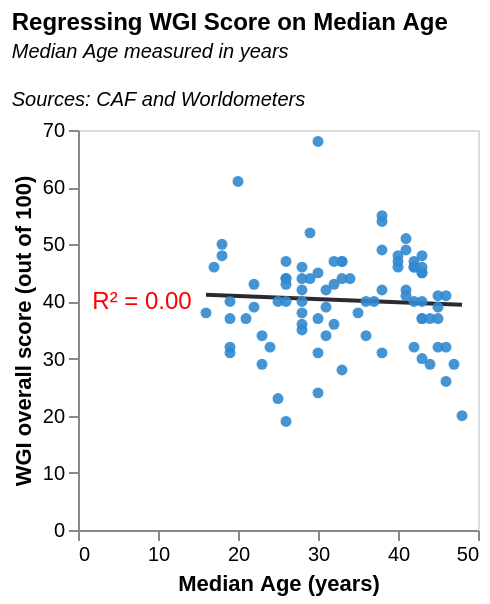

Describe this chart as a Vega-Lite specification.
### Vega-Lite specification from a JSON file in a GitHub repository (floating-point values rounded to 4 significant figures)
{"$schema": "https://vega.github.io/schema/vega-lite/v5.json", "description": "Regressing WGI Overall Score on Median Age for all countries featured in the 2022 edition of the CAF World Giving Index Report (which explores data from the year before - 2021). I ran the regression in Colab in order to ascertain the equation for the regression line", "title": {"text": ["Regressing WGI Score on Median Age"], "fontSize": 12, "subtitle": ["Median Age measured in years", "", "Sources: CAF and Worldometers"], "subtitleFontStyle": "italic", "subtitleFontSize": 10, "anchor": "start", "color": "black"}, "data": {"values": [{"Country": "China", "Median_Age_2022": "38", "Total_Population_2022": "1439323776", "CAF_2018": "17", "CAF_2019": "16", "CAF_2021": "28", "CAF_2022": "42"}, {"Country": "India", "Median_Age_2022": "28", "Total_Population_2022": "1380004385", "CAF_2018": "22", "CAF_2019": "26", "CAF_2021": "44", "CAF_2022": "40"}, {"Country": "Indonesia", "Median_Age_2022": "30", "Total_Population_2022": "273523615", "CAF_2018": "59", "CAF_2019": "50", "CAF_2021": "69", "CAF_2022": "68"}, {"Country": "Pakistan", "Median_Age_2022": "23", "Total_Population_2022": "220892340", "CAF_2018": "28", "CAF_2019": "29", "CAF_2021": "25", "CAF_2022": "29"}, {"Country": "Brazil", "Median_Age_2022": "33", "Total_Population_2022": "212559417", "CAF_2018": "23", "CAF_2019": "28", "CAF_2021": "35", "CAF_2022": "47"}, {"Country": "Nigeria", "Median_Age_2022": "18", "Total_Population_2022": "206139589", "CAF_2018": "48", "CAF_2019": "42", "CAF_2021": "52", "CAF_2022": "48"}, {"Country": "Russian Federation", "Median_Age_2022": "40", "Total_Population_2022": "145934462", "CAF_2018": "25", "CAF_2019": "21", "CAF_2021": "33", "CAF_2022": "46"}, {"Country": "Mexico", "Median_Age_2022": "29", "Total_Population_2022": "128932753", "CAF_2018": "24", "CAF_2019": "28", "CAF_2021": "32", "CAF_2022": "44"}, {"Country": "Japan", "Median_Age_2022": "48", "Total_Population_2022": "126476461", "CAF_2018": "22", "CAF_2019": "23", "CAF_2021": "12", "CAF_2022": "20"}, {"Country": "Philippines", "Median_Age_2022": "26", "Total_Population_2022": "109581078", "CAF_2018": "28", "CAF_2019": "39", "CAF_2021": "33", "CAF_2022": "47"}, {"Country": "Egypt", "Median_Age_2022": "25", "Total_Population_2022": "102334404", "CAF_2018": "26", "CAF_2019": "23", "CAF_2021": "33", "CAF_2022": "23"}, {"Country": "Iran (Islamic Republic of)", "Median_Age_2022": "32", "Total_Population_2022": "83992949", "CAF_2018": "45", "CAF_2019": "41", "CAF_2021": "39", "CAF_2022": "43"}, {"Country": "Germany", "Median_Age_2022": "46", "Total_Population_2022": "83783942", "CAF_2018": "46", "CAF_2019": "43", "CAF_2021": "30", "CAF_2022": "41"}, {"Country": "Thailand", "Median_Age_2022": "40", "Total_Population_2022": "69799978", "CAF_2018": "34", "CAF_2019": "42", "CAF_2021": "46", "CAF_2022": "48"}, {"Country": "United Kingdom of Great Britain and Northern Ireland", "Median_Age_2022": "40", "Total_Population_2022": "67886011", "CAF_2018": "55", "CAF_2019": "54", "CAF_2021": "41", "CAF_2022": "47"}, {"Country": "France", "Median_Age_2022": "42", "Total_Population_2022": "65273511", "CAF_2018": "32", "CAF_2019": "30", "CAF_2021": "25", "CAF_2022": "32"}, {"Country": "Italy", "Median_Age_2022": "47", "Total_Population_2022": "60461826", "CAF_2018": "33", "CAF_2019": "33", "CAF_2021": "22", "CAF_2022": "29"}, {"Country": "South Africa", "Median_Age_2022": "28", "Total_Population_2022": "59308690", "CAF_2018": "41", "CAF_2019": "36", "CAF_2021": "41", "CAF_2022": "35"}, {"Country": "Myanmar", "Median_Age_2022": "29", "Total_Population_2022": "54409800", "CAF_2018": "54", "CAF_2019": "58", "CAF_2021": "51", "CAF_2022": "52"}, {"Country": "Kenya", "Median_Age_2022": "20", "Total_Population_2022": "53771296", "CAF_2018": "54", "CAF_2019": "47", "CAF_2021": "58", "CAF_2022": "61"}, {"Country": "Colombia", "Median_Age_2022": "31", "Total_Population_2022": "50882891", "CAF_2018": "29", "CAF_2019": "35", "CAF_2021": "35", "CAF_2022": "42"}, {"Country": "Spain", "Median_Age_2022": "45", "Total_Population_2022": "46754778", "CAF_2018": "36", "CAF_2019": "32", "CAF_2021": "27", "CAF_2022": "32"}, {"Country": "Uganda", "Median_Age_2022": "17", "Total_Population_2022": "45741007", "CAF_2018": "39", "CAF_2019": "38", "CAF_2021": "46", "CAF_2022": "46"}, {"Country": "Argentina", "Median_Age_2022": "32", "Total_Population_2022": "45195774", "CAF_2018": "28", "CAF_2019": "28", "CAF_2021": "32", "CAF_2022": "47"}, {"Country": "Ukraine", "Median_Age_2022": "41", "Total_Population_2022": "43733762", "CAF_2018": "29", "CAF_2019": "24", "CAF_2021": "43", "CAF_2022": "49"}, {"Country": "Iraq", "Median_Age_2022": "21", "Total_Population_2022": "40222493", "CAF_2018": "43", "CAF_2019": "34", "CAF_2021": "39", "CAF_2022": "37"}, {"Country": "Poland", "Median_Age_2022": "42", "Total_Population_2022": "37846611", "CAF_2018": "24", "CAF_2019": "25", "CAF_2021": "38", "CAF_2022": "47"}, {"Country": "Canada", "Median_Age_2022": "41", "Total_Population_2022": "37742154", "CAF_2018": "49", "CAF_2019": "55", "CAF_2021": "38", "CAF_2022": "51"}, {"Country": "Morocco", "Median_Age_2022": "30", "Total_Population_2022": "36910560", "CAF_2018": "26", "CAF_2019": "26", "CAF_2021": "23", "CAF_2022": "31"}, {"Country": "Saudi Arabia", "Median_Age_2022": "32", "Total_Population_2022": "34813871", "CAF_2018": "37", "CAF_2019": "34", "CAF_2021": "35", "CAF_2022": "36"}, {"Country": "Uzbekistan", "Median_Age_2022": "28", "Total_Population_2022": "33469203", "CAF_2018": "36", "CAF_2019": "41", "CAF_2021": "40", "CAF_2022": "38"}, {"Country": "Peru", "Median_Age_2022": "31", "Total_Population_2022": "32971854", "CAF_2018": "27", "CAF_2019": "28", "CAF_2021": "34", "CAF_2022": "39"}, {"Country": "Ghana", "Median_Age_2022": "22", "Total_Population_2022": "31072940", "CAF_2018": "42", "CAF_2019": "38", "CAF_2021": "47", "CAF_2022": "43"}, {"Country": "Nepal", "Median_Age_2022": "25", "Total_Population_2022": "29136808", "CAF_2018": "37", "CAF_2019": "33", "CAF_2021": "40", "CAF_2022": "40"}, {"Country": "Venezuela (Bolivarian Republic of)", "Median_Age_2022": "30", "Total_Population_2022": "28435940", "CAF_2018": "26", "CAF_2019": "23", "CAF_2021": "35", "CAF_2022": "45"}, {"Country": "Cameroon", "Median_Age_2022": "19", "Total_Population_2022": "26545863", "CAF_2018": "34", "CAF_2019": "33", "CAF_2021": "43", "CAF_2022": "37"}, {"Country": "Australia", "Median_Age_2022": "38", "Total_Population_2022": "25499884", "CAF_2018": "59", "CAF_2019": "56", "CAF_2021": "49", "CAF_2022": "55"}, {"Country": "Sri Lanka", "Median_Age_2022": "34", "Total_Population_2022": "21413249", "CAF_2018": "45", "CAF_2019": "51", "CAF_2021": "34", "CAF_2022": "44"}, {"Country": "Mali", "Median_Age_2022": "16", "Total_Population_2022": "20250833", "CAF_2018": "28", "CAF_2019": "24", "CAF_2021": "31", "CAF_2022": "38"}, {"Country": "Romania", "Median_Age_2022": "43", "Total_Population_2022": "19237691", "CAF_2018": "27", "CAF_2019": "24", "CAF_2021": "28", "CAF_2022": "30"}, {"Country": "Chile", "Median_Age_2022": "35", "Total_Population_2022": "19116201", "CAF_2018": "34", "CAF_2019": "37", "CAF_2021": "39", "CAF_2022": "38"}, {"Country": "Kazakhstan", "Median_Age_2022": "31", "Total_Population_2022": "18776707", "CAF_2018": "28", "CAF_2019": "26", "CAF_2021": "28", "CAF_2022": "34"}, {"Country": "Zambia", "Median_Age_2022": "18", "Total_Population_2022": "18383955", "CAF_2018": "46", "CAF_2019": "39", "CAF_2021": "43", "CAF_2022": "50"}, {"Country": "Ecuador", "Median_Age_2022": "28", "Total_Population_2022": "17643054", "CAF_2018": "24", "CAF_2019": "24", "CAF_2021": "29", "CAF_2022": "42"}, {"Country": "Netherlands", "Median_Age_2022": "43", "Total_Population_2022": "17134872", "CAF_2018": "51", "CAF_2019": "53", "CAF_2021": "37", "CAF_2022": "46"}, {"Country": "Senegal", "Median_Age_2022": "19", "Total_Population_2022": "16743927", "CAF_2018": "28", "CAF_2019": "28", "CAF_2021": "35", "CAF_2022": "40"}, {"Country": "Cambodia", "Median_Age_2022": "26", "Total_Population_2022": "16718965", "CAF_2018": "18", "CAF_2019": "24", "CAF_2021": "28", "CAF_2022": "19"}, {"Country": "Zimbabwe", "Median_Age_2022": "19", "Total_Population_2022": "14862924", "CAF_2018": "30", "CAF_2019": "29", "CAF_2021": "37", "CAF_2022": "31"}, {"Country": "Benin", "Median_Age_2022": "19", "Total_Population_2022": "12123200", "CAF_2018": "26", "CAF_2019": "23", "CAF_2021": "29", "CAF_2022": "32"}, {"Country": "Tunisia", "Median_Age_2022": "33", "Total_Population_2022": "11818619", "CAF_2018": "20", "CAF_2019": "24", "CAF_2021": "29", "CAF_2022": "28"}, {"Country": "Bolivia (Plurinational State of)", "Median_Age_2022": "26", "Total_Population_2022": "11673021", "CAF_2018": "28", "CAF_2019": "31", "CAF_2021": "35", "CAF_2022": "43"}, {"Country": "Dominican Republic", "Median_Age_2022": "28", "Total_Population_2022": "10847910", "CAF_2018": "39", "CAF_2019": "39", "CAF_2021": "39", "CAF_2022": "44"}, {"Country": "Czechia", "Median_Age_2022": "43", "Total_Population_2022": "10708981", "CAF_2018": "22", "CAF_2019": "22", "CAF_2021": "30", "CAF_2022": "48"}, {"Country": "Greece", "Median_Age_2022": "46", "Total_Population_2022": "10423054", "CAF_2018": "17", "CAF_2019": "16", "CAF_2021": "26", "CAF_2022": "32"}, {"Country": "Jordan", "Median_Age_2022": "24", "Total_Population_2022": "10203134", "CAF_2018": "30", "CAF_2019": "25", "CAF_2021": "26", "CAF_2022": "32"}, {"Country": "Portugal", "Median_Age_2022": "46", "Total_Population_2022": "10196709", "CAF_2018": "28", "CAF_2019": "25", "CAF_2021": "20", "CAF_2022": "26"}, {"Country": "Sweden", "Median_Age_2022": "41", "Total_Population_2022": "10099265", "CAF_2018": "41", "CAF_2019": "40", "CAF_2021": "34", "CAF_2022": "42"}, {"Country": "United Arab Emirates", "Median_Age_2022": "33", "Total_Population_2022": "9890402", "CAF_2018": "51", "CAF_2019": "45", "CAF_2021": "44", "CAF_2022": "47"}, {"Country": "Hungary", "Median_Age_2022": "43", "Total_Population_2022": "9660351", "CAF_2018": "23", "CAF_2019": "23", "CAF_2021": "31", "CAF_2022": "40"}, {"Country": "Tajikistan", "Median_Age_2022": "22", "Total_Population_2022": "9537645", "CAF_2018": "42", "CAF_2019": "36", "CAF_2021": "45", "CAF_2022": "39"}, {"Country": "Austria", "Median_Age_2022": "43", "Total_Population_2022": "9006398", "CAF_2018": "44", "CAF_2019": "45", "CAF_2021": "34", "CAF_2022": "45"}, {"Country": "Serbia", "Median_Age_2022": "42", "Total_Population_2022": "8737371", "CAF_2018": "21", "CAF_2019": "19", "CAF_2021": "35", "CAF_2022": "46"}, {"Country": "Israel", "Median_Age_2022": "30", "Total_Population_2022": "8655535", "CAF_2018": "42", "CAF_2019": "39", "CAF_2021": "28", "CAF_2022": "37"}, {"Country": "Switzerland", "Median_Age_2022": "43", "Total_Population_2022": "8654622", "CAF_2018": "45", "CAF_2019": "45", "CAF_2021": "28", "CAF_2022": "37"}, {"Country": "Paraguay", "Median_Age_2022": "26", "Total_Population_2022": "7132538", "CAF_2018": "34", "CAF_2019": "32", "CAF_2021": "41", "CAF_2022": "44"}, {"Country": "Bulgaria", "Median_Age_2022": "45", "Total_Population_2022": "6948445", "CAF_2018": "22", "CAF_2019": "19", "CAF_2021": "37", "CAF_2022": "41"}, {"Country": "Lebanon", "Median_Age_2022": "30", "Total_Population_2022": "6825445", "CAF_2018": "28", "CAF_2019": "30", "CAF_2021": "24", "CAF_2022": "24"}, {"Country": "Nicaragua", "Median_Age_2022": "26", "Total_Population_2022": "6624554", "CAF_2018": "33", "CAF_2019": "30", "CAF_2021": "37", "CAF_2022": "40"}, {"Country": "Kyrgyzstan", "Median_Age_2022": "26", "Total_Population_2022": "6524195", "CAF_2018": "36", "CAF_2019": "33", "CAF_2021": "38", "CAF_2022": "44"}, {"Country": "El Salvador", "Median_Age_2022": "28", "Total_Population_2022": "6486205", "CAF_2018": "22", "CAF_2019": "25", "CAF_2021": "31", "CAF_2022": "36"}, {"Country": "Denmark", "Median_Age_2022": "42", "Total_Population_2022": "5792202", "CAF_2018": "46", "CAF_2019": "44", "CAF_2021": "37", "CAF_2022": "46"}, {"Country": "Finland", "Median_Age_2022": "43", "Total_Population_2022": "5540720", "CAF_2018": "40", "CAF_2019": "41", "CAF_2021": "31", "CAF_2022": "37"}, {"Country": "Slovakia", "Median_Age_2022": "41", "Total_Population_2022": "5459642", "CAF_2018": "28", "CAF_2019": "25", "CAF_2021": "32", "CAF_2022": "41"}, {"Country": "Costa Rica", "Median_Age_2022": "33", "Total_Population_2022": "5094118", "CAF_2018": "34", "CAF_2019": "38", "CAF_2021": "30", "CAF_2022": "44"}, {"Country": "Ireland", "Median_Age_2022": "38", "Total_Population_2022": "4937786", "CAF_2018": "56", "CAF_2019": "56", "CAF_2021": "40", "CAF_2022": "49"}, {"Country": "New Zealand", "Median_Age_2022": "38", "Total_Population_2022": "4822233", "CAF_2018": "58", "CAF_2019": "57", "CAF_2021": "47", "CAF_2022": "54"}, {"Country": "Croatia", "Median_Age_2022": "44", "Total_Population_2022": "4105267", "CAF_2018": "20", "CAF_2019": "21", "CAF_2021": "30", "CAF_2022": "37"}, {"Country": "Georgia", "Median_Age_2022": "38", "Total_Population_2022": "3989167", "CAF_2018": "24", "CAF_2019": "21", "CAF_2021": "40", "CAF_2022": "31"}, {"Country": "Uruguay", "Median_Age_2022": "36", "Total_Population_2022": "3473730", "CAF_2018": "30", "CAF_2019": "30", "CAF_2021": "32", "CAF_2022": "40"}, {"Country": "Mongolia", "Median_Age_2022": "28", "Total_Population_2022": "3278290", "CAF_2018": "39", "CAF_2019": "38", "CAF_2021": "44", "CAF_2022": "46"}, {"Country": "Albania", "Median_Age_2022": "36", "Total_Population_2022": "2877797", "CAF_2018": "26", "CAF_2019": "23", "CAF_2021": "33", "CAF_2022": "34"}, {"Country": "Lithuania", "Median_Age_2022": "45", "Total_Population_2022": "2722289", "CAF_2018": "19", "CAF_2019": "19", "CAF_2021": "28", "CAF_2022": "37"}, {"Country": "Gabon", "Median_Age_2022": "23", "Total_Population_2022": "2225734", "CAF_2018": "24", "CAF_2019": "27", "CAF_2021": "26", "CAF_2022": "34"}, {"Country": "Slovenia", "Median_Age_2022": "45", "Total_Population_2022": "2078938", "CAF_2018": "39", "CAF_2019": "38", "CAF_2021": "28", "CAF_2022": "39"}, {"Country": "Latvia", "Median_Age_2022": "44", "Total_Population_2022": "1886198", "CAF_2018": "19", "CAF_2019": "22", "CAF_2021": "25", "CAF_2022": "29"}, {"Country": "Estonia", "Median_Age_2022": "42", "Total_Population_2022": "1326535", "CAF_2018": "26", "CAF_2019": "25", "CAF_2021": "30", "CAF_2022": "40"}, {"Country": "Cyprus", "Median_Age_2022": "37", "Total_Population_2022": "1207359", "CAF_2018": "43", "CAF_2019": "41", "CAF_2021": "32", "CAF_2022": "40"}, {"Country": "Malta", "Median_Age_2022": "43", "Total_Population_2022": "441543", "CAF_2018": "47", "CAF_2019": "47", "CAF_2021": "31", "CAF_2022": "45"}]}, "height": 200, "width": 200, "encoding": {"x": {"field": "Median_Age_2022", "type": "quantitative", "title": "Median Age (years)", "axis": {"grid": false}, "scale": {"domain": [0, 50]}}, "y": {"field": "CAF_2022", "type": "quantitative", "title": "WGI overall score (out of 100)", "axis": {"grid": false}, "scale": {"domain": [0, 70]}}, "tooltip": [{"field": "CAF_2022", "type": "quantitative", "title": "WGI Score"}, {"field": "Median_Age_2022", "type": "quantitative", "title": "Median Age"}, {"field": "Country", "type": "nominal", "title": "Country"}]}, "layer": [{"data": {"values": [{"CAF_2022": 41.15, "Median_Age_2022": 16}, {"CAF_2022": 39.43, "Median_Age_2022": 48}]}, "mark": {"type": "line", "color": "#2c2a2e", "clip": true}, "encoding": {"tooltip": null}}, {"data": {"values": [{"Country": "China", "Median_Age_2022": "38", "Total_Population_2022": "1439323776", "CAF_2018": "17", "CAF_2019": "16", "CAF_2021": "28", "CAF_2022": "42"}, {"Country": "India", "Median_Age_2022": "28", "Total_Population_2022": "1380004385", "CAF_2018": "22", "CAF_2019": "26", "CAF_2021": "44", "CAF_2022": "40"}, {"Country": "Indonesia", "Median_Age_2022": "30", "Total_Population_2022": "273523615", "CAF_2018": "59", "CAF_2019": "50", "CAF_2021": "69", "CAF_2022": "68"}, {"Country": "Pakistan", "Median_Age_2022": "23", "Total_Population_2022": "220892340", "CAF_2018": "28", "CAF_2019": "29", "CAF_2021": "25", "CAF_2022": "29"}, {"Country": "Brazil", "Median_Age_2022": "33", "Total_Population_2022": "212559417", "CAF_2018": "23", "CAF_2019": "28", "CAF_2021": "35", "CAF_2022": "47"}, {"Country": "Nigeria", "Median_Age_2022": "18", "Total_Population_2022": "206139589", "CAF_2018": "48", "CAF_2019": "42", "CAF_2021": "52", "CAF_2022": "48"}, {"Country": "Russian Federation", "Median_Age_2022": "40", "Total_Population_2022": "145934462", "CAF_2018": "25", "CAF_2019": "21", "CAF_2021": "33", "CAF_2022": "46"}, {"Country": "Mexico", "Median_Age_2022": "29", "Total_Population_2022": "128932753", "CAF_2018": "24", "CAF_2019": "28", "CAF_2021": "32", "CAF_2022": "44"}, {"Country": "Japan", "Median_Age_2022": "48", "Total_Population_2022": "126476461", "CAF_2018": "22", "CAF_2019": "23", "CAF_2021": "12", "CAF_2022": "20"}, {"Country": "Philippines", "Median_Age_2022": "26", "Total_Population_2022": "109581078", "CAF_2018": "28", "CAF_2019": "39", "CAF_2021": "33", "CAF_2022": "47"}, {"Country": "Egypt", "Median_Age_2022": "25", "Total_Population_2022": "102334404", "CAF_2018": "26", "CAF_2019": "23", "CAF_2021": "33", "CAF_2022": "23"}, {"Country": "Iran (Islamic Republic of)", "Median_Age_2022": "32", "Total_Population_2022": "83992949", "CAF_2018": "45", "CAF_2019": "41", "CAF_2021": "39", "CAF_2022": "43"}, {"Country": "Germany", "Median_Age_2022": "46", "Total_Population_2022": "83783942", "CAF_2018": "46", "CAF_2019": "43", "CAF_2021": "30", "CAF_2022": "41"}, {"Country": "Thailand", "Median_Age_2022": "40", "Total_Population_2022": "69799978", "CAF_2018": "34", "CAF_2019": "42", "CAF_2021": "46", "CAF_2022": "48"}, {"Country": "United Kingdom of Great Britain and Northern Ireland", "Median_Age_2022": "40", "Total_Population_2022": "67886011", "CAF_2018": "55", "CAF_2019": "54", "CAF_2021": "41", "CAF_2022": "47"}, {"Country": "France", "Median_Age_2022": "42", "Total_Population_2022": "65273511", "CAF_2018": "32", "CAF_2019": "30", "CAF_2021": "25", "CAF_2022": "32"}, {"Country": "Italy", "Median_Age_2022": "47", "Total_Population_2022": "60461826", "CAF_2018": "33", "CAF_2019": "33", "CAF_2021": "22", "CAF_2022": "29"}, {"Country": "South Africa", "Median_Age_2022": "28", "Total_Population_2022": "59308690", "CAF_2018": "41", "CAF_2019": "36", "CAF_2021": "41", "CAF_2022": "35"}, {"Country": "Myanmar", "Median_Age_2022": "29", "Total_Population_2022": "54409800", "CAF_2018": "54", "CAF_2019": "58", "CAF_2021": "51", "CAF_2022": "52"}, {"Country": "Kenya", "Median_Age_2022": "20", "Total_Population_2022": "53771296", "CAF_2018": "54", "CAF_2019": "47", "CAF_2021": "58", "CAF_2022": "61"}, {"Country": "Colombia", "Median_Age_2022": "31", "Total_Population_2022": "50882891", "CAF_2018": "29", "CAF_2019": "35", "CAF_2021": "35", "CAF_2022": "42"}, {"Country": "Spain", "Median_Age_2022": "45", "Total_Population_2022": "46754778", "CAF_2018": "36", "CAF_2019": "32", "CAF_2021": "27", "CAF_2022": "32"}, {"Country": "Uganda", "Median_Age_2022": "17", "Total_Population_2022": "45741007", "CAF_2018": "39", "CAF_2019": "38", "CAF_2021": "46", "CAF_2022": "46"}, {"Country": "Argentina", "Median_Age_2022": "32", "Total_Population_2022": "45195774", "CAF_2018": "28", "CAF_2019": "28", "CAF_2021": "32", "CAF_2022": "47"}, {"Country": "Ukraine", "Median_Age_2022": "41", "Total_Population_2022": "43733762", "CAF_2018": "29", "CAF_2019": "24", "CAF_2021": "43", "CAF_2022": "49"}, {"Country": "Iraq", "Median_Age_2022": "21", "Total_Population_2022": "40222493", "CAF_2018": "43", "CAF_2019": "34", "CAF_2021": "39", "CAF_2022": "37"}, {"Country": "Poland", "Median_Age_2022": "42", "Total_Population_2022": "37846611", "CAF_2018": "24", "CAF_2019": "25", "CAF_2021": "38", "CAF_2022": "47"}, {"Country": "Canada", "Median_Age_2022": "41", "Total_Population_2022": "37742154", "CAF_2018": "49", "CAF_2019": "55", "CAF_2021": "38", "CAF_2022": "51"}, {"Country": "Morocco", "Median_Age_2022": "30", "Total_Population_2022": "36910560", "CAF_2018": "26", "CAF_2019": "26", "CAF_2021": "23", "CAF_2022": "31"}, {"Country": "Saudi Arabia", "Median_Age_2022": "32", "Total_Population_2022": "34813871", "CAF_2018": "37", "CAF_2019": "34", "CAF_2021": "35", "CAF_2022": "36"}, {"Country": "Uzbekistan", "Median_Age_2022": "28", "Total_Population_2022": "33469203", "CAF_2018": "36", "CAF_2019": "41", "CAF_2021": "40", "CAF_2022": "38"}, {"Country": "Peru", "Median_Age_2022": "31", "Total_Population_2022": "32971854", "CAF_2018": "27", "CAF_2019": "28", "CAF_2021": "34", "CAF_2022": "39"}, {"Country": "Ghana", "Median_Age_2022": "22", "Total_Population_2022": "31072940", "CAF_2018": "42", "CAF_2019": "38", "CAF_2021": "47", "CAF_2022": "43"}, {"Country": "Nepal", "Median_Age_2022": "25", "Total_Population_2022": "29136808", "CAF_2018": "37", "CAF_2019": "33", "CAF_2021": "40", "CAF_2022": "40"}, {"Country": "Venezuela (Bolivarian Republic of)", "Median_Age_2022": "30", "Total_Population_2022": "28435940", "CAF_2018": "26", "CAF_2019": "23", "CAF_2021": "35", "CAF_2022": "45"}, {"Country": "Cameroon", "Median_Age_2022": "19", "Total_Population_2022": "26545863", "CAF_2018": "34", "CAF_2019": "33", "CAF_2021": "43", "CAF_2022": "37"}, {"Country": "Australia", "Median_Age_2022": "38", "Total_Population_2022": "25499884", "CAF_2018": "59", "CAF_2019": "56", "CAF_2021": "49", "CAF_2022": "55"}, {"Country": "Sri Lanka", "Median_Age_2022": "34", "Total_Population_2022": "21413249", "CAF_2018": "45", "CAF_2019": "51", "CAF_2021": "34", "CAF_2022": "44"}, {"Country": "Mali", "Median_Age_2022": "16", "Total_Population_2022": "20250833", "CAF_2018": "28", "CAF_2019": "24", "CAF_2021": "31", "CAF_2022": "38"}, {"Country": "Romania", "Median_Age_2022": "43", "Total_Population_2022": "19237691", "CAF_2018": "27", "CAF_2019": "24", "CAF_2021": "28", "CAF_2022": "30"}, {"Country": "Chile", "Median_Age_2022": "35", "Total_Population_2022": "19116201", "CAF_2018": "34", "CAF_2019": "37", "CAF_2021": "39", "CAF_2022": "38"}, {"Country": "Kazakhstan", "Median_Age_2022": "31", "Total_Population_2022": "18776707", "CAF_2018": "28", "CAF_2019": "26", "CAF_2021": "28", "CAF_2022": "34"}, {"Country": "Zambia", "Median_Age_2022": "18", "Total_Population_2022": "18383955", "CAF_2018": "46", "CAF_2019": "39", "CAF_2021": "43", "CAF_2022": "50"}, {"Country": "Ecuador", "Median_Age_2022": "28", "Total_Population_2022": "17643054", "CAF_2018": "24", "CAF_2019": "24", "CAF_2021": "29", "CAF_2022": "42"}, {"Country": "Netherlands", "Median_Age_2022": "43", "Total_Population_2022": "17134872", "CAF_2018": "51", "CAF_2019": "53", "CAF_2021": "37", "CAF_2022": "46"}, {"Country": "Senegal", "Median_Age_2022": "19", "Total_Population_2022": "16743927", "CAF_2018": "28", "CAF_2019": "28", "CAF_2021": "35", "CAF_2022": "40"}, {"Country": "Cambodia", "Median_Age_2022": "26", "Total_Population_2022": "16718965", "CAF_2018": "18", "CAF_2019": "24", "CAF_2021": "28", "CAF_2022": "19"}, {"Country": "Zimbabwe", "Median_Age_2022": "19", "Total_Population_2022": "14862924", "CAF_2018": "30", "CAF_2019": "29", "CAF_2021": "37", "CAF_2022": "31"}, {"Country": "Benin", "Median_Age_2022": "19", "Total_Population_2022": "12123200", "CAF_2018": "26", "CAF_2019": "23", "CAF_2021": "29", "CAF_2022": "32"}, {"Country": "Tunisia", "Median_Age_2022": "33", "Total_Population_2022": "11818619", "CAF_2018": "20", "CAF_2019": "24", "CAF_2021": "29", "CAF_2022": "28"}, {"Country": "Bolivia (Plurinational State of)", "Median_Age_2022": "26", "Total_Population_2022": "11673021", "CAF_2018": "28", "CAF_2019": "31", "CAF_2021": "35", "CAF_2022": "43"}, {"Country": "Dominican Republic", "Median_Age_2022": "28", "Total_Population_2022": "10847910", "CAF_2018": "39", "CAF_2019": "39", "CAF_2021": "39", "CAF_2022": "44"}, {"Country": "Czechia", "Median_Age_2022": "43", "Total_Population_2022": "10708981", "CAF_2018": "22", "CAF_2019": "22", "CAF_2021": "30", "CAF_2022": "48"}, {"Country": "Greece", "Median_Age_2022": "46", "Total_Population_2022": "10423054", "CAF_2018": "17", "CAF_2019": "16", "CAF_2021": "26", "CAF_2022": "32"}, {"Country": "Jordan", "Median_Age_2022": "24", "Total_Population_2022": "10203134", "CAF_2018": "30", "CAF_2019": "25", "CAF_2021": "26", "CAF_2022": "32"}, {"Country": "Portugal", "Median_Age_2022": "46", "Total_Population_2022": "10196709", "CAF_2018": "28", "CAF_2019": "25", "CAF_2021": "20", "CAF_2022": "26"}, {"Country": "Sweden", "Median_Age_2022": "41", "Total_Population_2022": "10099265", "CAF_2018": "41", "CAF_2019": "40", "CAF_2021": "34", "CAF_2022": "42"}, {"Country": "United Arab Emirates", "Median_Age_2022": "33", "Total_Population_2022": "9890402", "CAF_2018": "51", "CAF_2019": "45", "CAF_2021": "44", "CAF_2022": "47"}, {"Country": "Hungary", "Median_Age_2022": "43", "Total_Population_2022": "9660351", "CAF_2018": "23", "CAF_2019": "23", "CAF_2021": "31", "CAF_2022": "40"}, {"Country": "Tajikistan", "Median_Age_2022": "22", "Total_Population_2022": "9537645", "CAF_2018": "42", "CAF_2019": "36", "CAF_2021": "45", "CAF_2022": "39"}, {"Country": "Austria", "Median_Age_2022": "43", "Total_Population_2022": "9006398", "CAF_2018": "44", "CAF_2019": "45", "CAF_2021": "34", "CAF_2022": "45"}, {"Country": "Serbia", "Median_Age_2022": "42", "Total_Population_2022": "8737371", "CAF_2018": "21", "CAF_2019": "19", "CAF_2021": "35", "CAF_2022": "46"}, {"Country": "Israel", "Median_Age_2022": "30", "Total_Population_2022": "8655535", "CAF_2018": "42", "CAF_2019": "39", "CAF_2021": "28", "CAF_2022": "37"}, {"Country": "Switzerland", "Median_Age_2022": "43", "Total_Population_2022": "8654622", "CAF_2018": "45", "CAF_2019": "45", "CAF_2021": "28", "CAF_2022": "37"}, {"Country": "Paraguay", "Median_Age_2022": "26", "Total_Population_2022": "7132538", "CAF_2018": "34", "CAF_2019": "32", "CAF_2021": "41", "CAF_2022": "44"}, {"Country": "Bulgaria", "Median_Age_2022": "45", "Total_Population_2022": "6948445", "CAF_2018": "22", "CAF_2019": "19", "CAF_2021": "37", "CAF_2022": "41"}, {"Country": "Lebanon", "Median_Age_2022": "30", "Total_Population_2022": "6825445", "CAF_2018": "28", "CAF_2019": "30", "CAF_2021": "24", "CAF_2022": "24"}, {"Country": "Nicaragua", "Median_Age_2022": "26", "Total_Population_2022": "6624554", "CAF_2018": "33", "CAF_2019": "30", "CAF_2021": "37", "CAF_2022": "40"}, {"Country": "Kyrgyzstan", "Median_Age_2022": "26", "Total_Population_2022": "6524195", "CAF_2018": "36", "CAF_2019": "33", "CAF_2021": "38", "CAF_2022": "44"}, {"Country": "El Salvador", "Median_Age_2022": "28", "Total_Population_2022": "6486205", "CAF_2018": "22", "CAF_2019": "25", "CAF_2021": "31", "CAF_2022": "36"}, {"Country": "Denmark", "Median_Age_2022": "42", "Total_Population_2022": "5792202", "CAF_2018": "46", "CAF_2019": "44", "CAF_2021": "37", "CAF_2022": "46"}, {"Country": "Finland", "Median_Age_2022": "43", "Total_Population_2022": "5540720", "CAF_2018": "40", "CAF_2019": "41", "CAF_2021": "31", "CAF_2022": "37"}, {"Country": "Slovakia", "Median_Age_2022": "41", "Total_Population_2022": "5459642", "CAF_2018": "28", "CAF_2019": "25", "CAF_2021": "32", "CAF_2022": "41"}, {"Country": "Costa Rica", "Median_Age_2022": "33", "Total_Population_2022": "5094118", "CAF_2018": "34", "CAF_2019": "38", "CAF_2021": "30", "CAF_2022": "44"}, {"Country": "Ireland", "Median_Age_2022": "38", "Total_Population_2022": "4937786", "CAF_2018": "56", "CAF_2019": "56", "CAF_2021": "40", "CAF_2022": "49"}, {"Country": "New Zealand", "Median_Age_2022": "38", "Total_Population_2022": "4822233", "CAF_2018": "58", "CAF_2019": "57", "CAF_2021": "47", "CAF_2022": "54"}, {"Country": "Croatia", "Median_Age_2022": "44", "Total_Population_2022": "4105267", "CAF_2018": "20", "CAF_2019": "21", "CAF_2021": "30", "CAF_2022": "37"}, {"Country": "Georgia", "Median_Age_2022": "38", "Total_Population_2022": "3989167", "CAF_2018": "24", "CAF_2019": "21", "CAF_2021": "40", "CAF_2022": "31"}, {"Country": "Uruguay", "Median_Age_2022": "36", "Total_Population_2022": "3473730", "CAF_2018": "30", "CAF_2019": "30", "CAF_2021": "32", "CAF_2022": "40"}, {"Country": "Mongolia", "Median_Age_2022": "28", "Total_Population_2022": "3278290", "CAF_2018": "39", "CAF_2019": "38", "CAF_2021": "44", "CAF_2022": "46"}, {"Country": "Albania", "Median_Age_2022": "36", "Total_Population_2022": "2877797", "CAF_2018": "26", "CAF_2019": "23", "CAF_2021": "33", "CAF_2022": "34"}, {"Country": "Lithuania", "Median_Age_2022": "45", "Total_Population_2022": "2722289", "CAF_2018": "19", "CAF_2019": "19", "CAF_2021": "28", "CAF_2022": "37"}, {"Country": "Gabon", "Median_Age_2022": "23", "Total_Population_2022": "2225734", "CAF_2018": "24", "CAF_2019": "27", "CAF_2021": "26", "CAF_2022": "34"}, {"Country": "Slovenia", "Median_Age_2022": "45", "Total_Population_2022": "2078938", "CAF_2018": "39", "CAF_2019": "38", "CAF_2021": "28", "CAF_2022": "39"}, {"Country": "Latvia", "Median_Age_2022": "44", "Total_Population_2022": "1886198", "CAF_2018": "19", "CAF_2019": "22", "CAF_2021": "25", "CAF_2022": "29"}, {"Country": "Estonia", "Median_Age_2022": "42", "Total_Population_2022": "1326535", "CAF_2018": "26", "CAF_2019": "25", "CAF_2021": "30", "CAF_2022": "40"}, {"Country": "Cyprus", "Median_Age_2022": "37", "Total_Population_2022": "1207359", "CAF_2018": "43", "CAF_2019": "41", "CAF_2021": "32", "CAF_2022": "40"}, {"Country": "Malta", "Median_Age_2022": "43", "Total_Population_2022": "441543", "CAF_2018": "47", "CAF_2019": "47", "CAF_2021": "31", "CAF_2022": "45"}]}, "mark": {"type": "circle", "color": "#3188cf", "fillOpacity": 0.9}}, {"data": {"values": [{"CAF_2022": 40, "Median_Age_2022": 8, "text": "R² = 0.00"}]}, "mark": {"type": "text", "color": "red", "fontWeight": "normal", "fontSize": 12}, "encoding": {"tooltip": null, "text": {"field": "text", "type": "nominal"}}}]}
